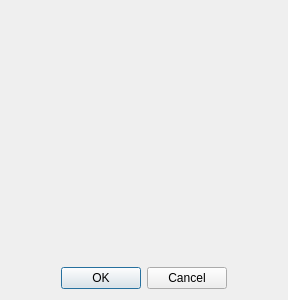
<?xml version="1.0" encoding="UTF-8"?>
<ui version="4.0">
 <class>MachineConfigureDialog</class>
 <widget class="QDialog" name="MachineConfigureDialog">
  <property name="windowModality">
   <enum>Qt::WindowModality::ApplicationModal</enum>
  </property>
  <property name="geometry">
   <rect>
    <x>0</x>
    <y>0</y>
    <width>288</width>
    <height>300</height>
   </rect>
  </property>
  <property name="sizePolicy">
   <sizepolicy hsizetype="Fixed" vsizetype="Fixed">
    <horstretch>0</horstretch>
    <verstretch>0</verstretch>
   </sizepolicy>
  </property>
  <property name="windowTitle">
   <string>Dialog</string>
  </property>
  <property name="sizeGripEnabled">
   <bool>false</bool>
  </property>
  <layout class="QVBoxLayout" name="verticalLayout_3">
   <item>
    <layout class="QGridLayout" name="gridLayout">
     <item row="1" column="0">
      <layout class="QVBoxLayout" name="leftPorts">
       <property name="sizeConstraint">
        <enum>QLayout::SizeConstraint::SetMinimumSize</enum>
       </property>
      </layout>
     </item>
     <item row="1" column="2">
      <layout class="QVBoxLayout" name="rightPorts">
       <property name="sizeConstraint">
        <enum>QLayout::SizeConstraint::SetMinimumSize</enum>
       </property>
      </layout>
     </item>
     <item row="1" column="1">
      <widget class="QWidget" name="widget" native="true">
       <property name="sizePolicy">
        <sizepolicy hsizetype="Preferred" vsizetype="Minimum">
         <horstretch>0</horstretch>
         <verstretch>0</verstretch>
        </sizepolicy>
       </property>
       <property name="minimumSize">
        <size>
         <width>100</width>
         <height>100</height>
        </size>
       </property>
       <property name="maximumSize">
        <size>
         <width>16777215</width>
         <height>100</height>
        </size>
       </property>
       <property name="sizeIncrement">
        <size>
         <width>0</width>
         <height>0</height>
        </size>
       </property>
      </widget>
     </item>
     <item row="0" column="1">
      <layout class="QHBoxLayout" name="topPorts">
       <property name="sizeConstraint">
        <enum>QLayout::SizeConstraint::SetMinimumSize</enum>
       </property>
      </layout>
     </item>
     <item row="2" column="1">
      <layout class="QHBoxLayout" name="bottomPorts">
       <property name="sizeConstraint">
        <enum>QLayout::SizeConstraint::SetMinimumSize</enum>
       </property>
      </layout>
     </item>
    </layout>
   </item>
   <item>
    <widget class="QDialogButtonBox" name="buttonBox">
     <property name="orientation">
      <enum>Qt::Orientation::Horizontal</enum>
     </property>
     <property name="standardButtons">
      <set>QDialogButtonBox::StandardButton::Cancel|QDialogButtonBox::StandardButton::Ok</set>
     </property>
     <property name="centerButtons">
      <bool>true</bool>
     </property>
    </widget>
   </item>
  </layout>
 </widget>
 <resources/>
 <connections>
  <connection>
   <sender>buttonBox</sender>
   <signal>rejected()</signal>
   <receiver>MachineConfigureDialog</receiver>
   <slot>reject()</slot>
   <hints>
    <hint type="sourcelabel">
     <x>316</x>
     <y>260</y>
    </hint>
    <hint type="destinationlabel">
     <x>286</x>
     <y>274</y>
    </hint>
   </hints>
  </connection>
  <connection>
   <sender>buttonBox</sender>
   <signal>accepted()</signal>
   <receiver>MachineConfigureDialog</receiver>
   <slot>accept()</slot>
   <hints>
    <hint type="sourcelabel">
     <x>248</x>
     <y>254</y>
    </hint>
    <hint type="destinationlabel">
     <x>157</x>
     <y>274</y>
    </hint>
   </hints>
  </connection>
 </connections>
</ui>
